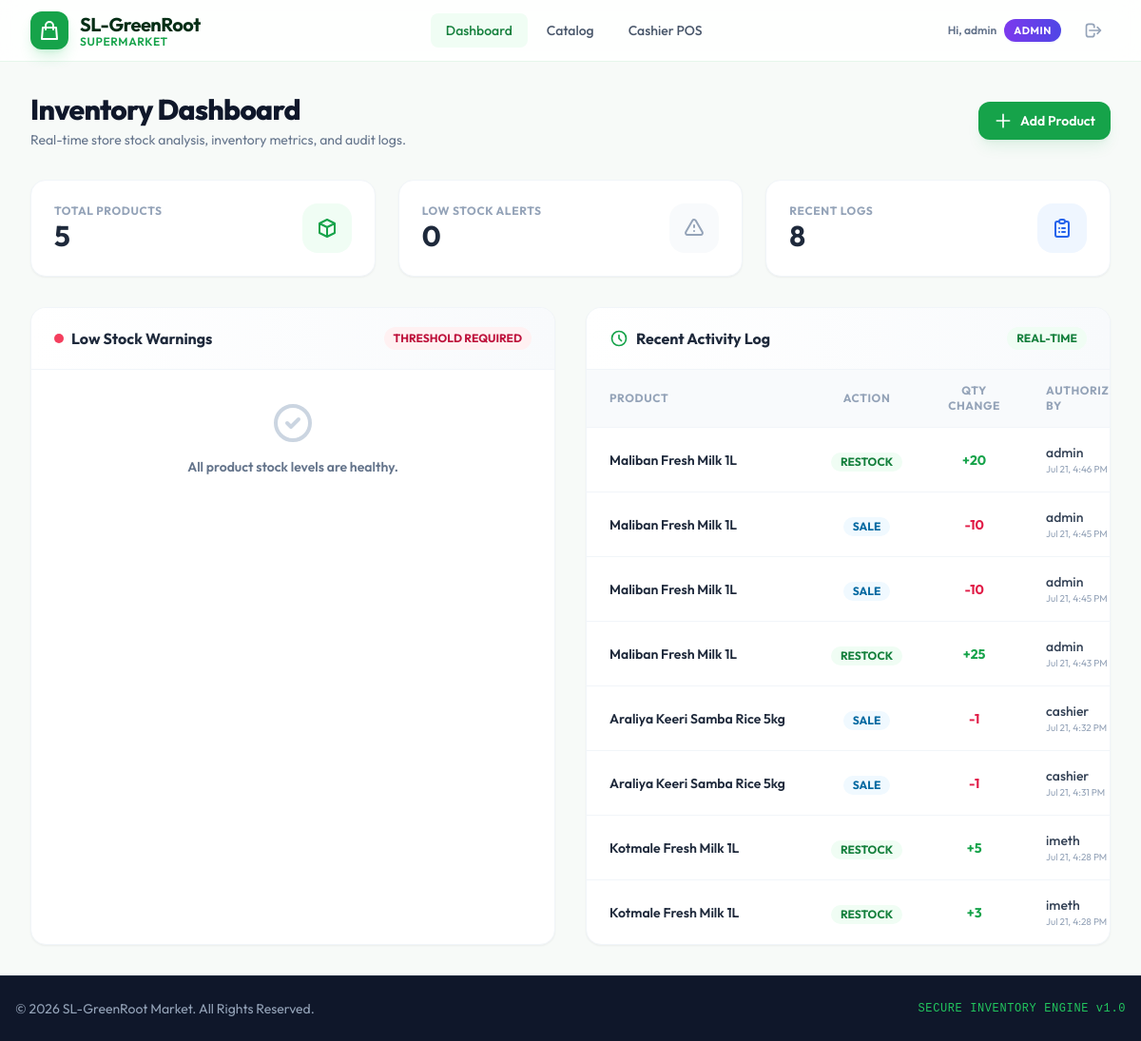
The app's page / (signed in), older data.
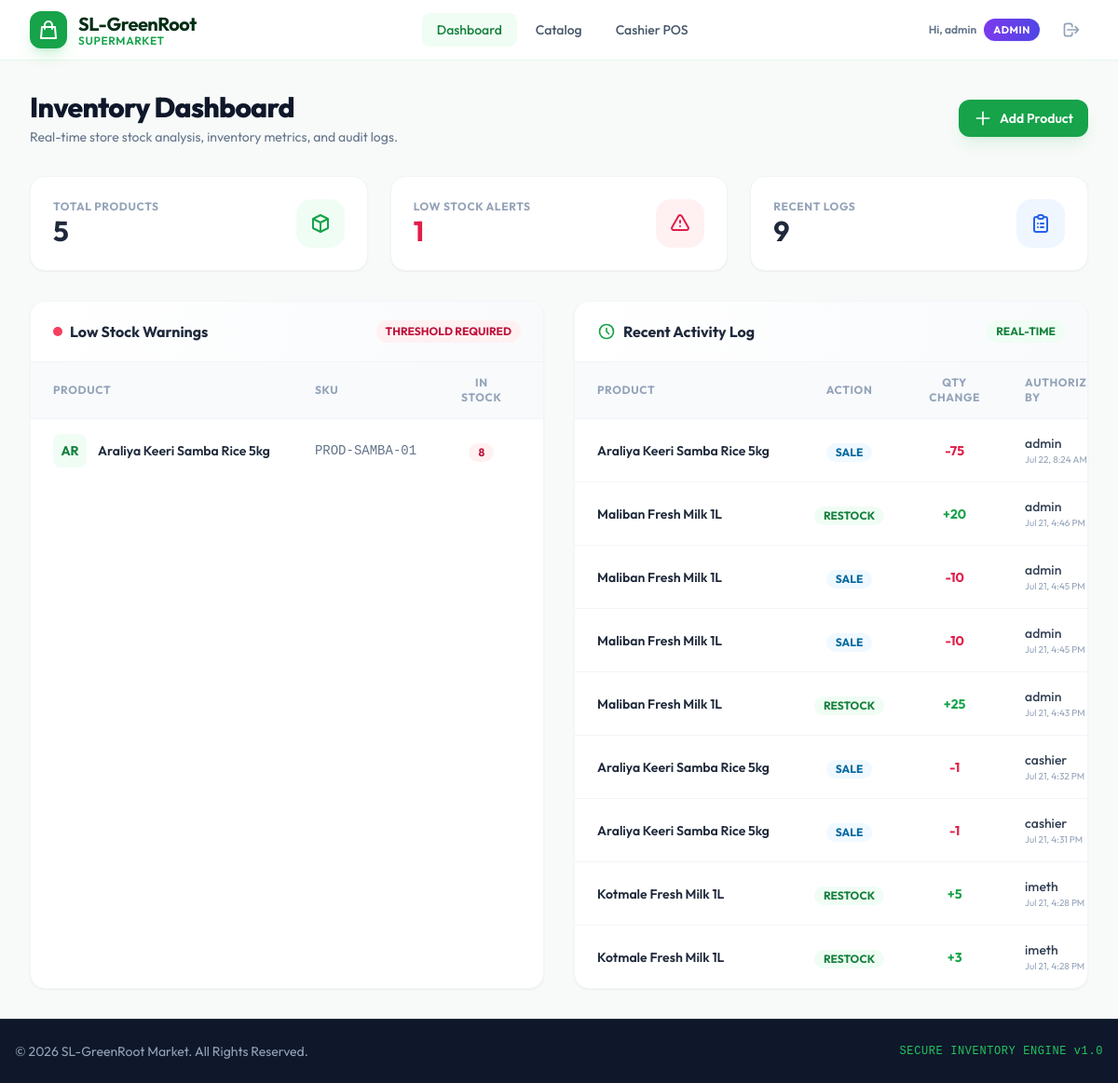
The same page, newer data.
### inventory/models.py (models this page shows, shortened)
class StockTransaction(models.Model):
    TRANSACTION_TYPES = [
        ('RESTOCK', 'Restock'),
        ('SALE', 'Sale'),
        ('ADJUSTMENT', 'Adjustment'),
    ]
    product = models.ForeignKey(Product, on_delete=models.CASCADE, related_name='transactions')
    performed_by = models.ForeignKey(User, on_delete=models.CASCADE, related_name='transactions')
    type = models.CharField(max_length=15, choices=TRANSACTION_TYPES)
    quantity = models.IntegerField(help_text="Positive for additions, negative for reductions.")
    timestamp = models.DateTimeField(auto_now_add=True)

class Product(models.Model):
    sku = models.CharField(max_length=50, unique=True)
    barcode = models.CharField(max_length=100, blank=True, default='')
    name = models.CharField(max_length=200)
    category = models.ForeignKey(Category, on_delete=models.CASCADE, related_name='products')
    unit_price = models.DecimalField(max_digits=10, decimal_places=2)  # In LKR
    quantity_in_stock = models.PositiveIntegerField(default=0)
    reorder_level = models.PositiveIntegerField(default=10)
    supplier_notes_raw = models.TextField(blank=True, help_text="Enter markdown formatted supplier notes.")
    supplier_notes_html = models.TextField(blank=True, editable=False)
    image = models.ImageField(upload_to='products/', blank=True, null=True)

### inventory/utils.py (the view)
    def _wrapped_view(request, *args, **kwargs):
        if not request.user.is_authenticated:
            return redirect('login')
        if (request.user.is_superuser or
            request.user.groups.filter(name__in=['Cashier', 'Manager']).exists()):
            return view_func(request, *args, **kwargs)
        raise PermissionDenied

### inventory/utils.py (called while the page is built)
def cashier_or_manager_required(view_func):
    def _wrapped_view(request, *args, **kwargs):
        if not request.user.is_authenticated:
            return redirect('login')
        if (request.user.is_superuser or
            request.user.groups.filter(name__in=['Cashier', 'Manager']).exists()):
            return view_func(request, *args, **kwargs)
        raise PermissionDenied
    return _wrapped_view

### inventory/views.py (called while the page is built)
@cashier_or_manager_required
def dashboard(request):
    total_products = Product.objects.count()
    low_stock_products = Product.objects.filter(quantity_in_stock__lte=models.F('reorder_level'))
    total_low_stock = low_stock_products.count()
    recent_transactions = StockTransaction.objects.select_related('product', 'performed_by').order_by('-timestamp')[:10]
    context = {
        'total_products': total_products,
        'total_low_stock': total_low_stock,
        'low_stock_products': low_stock_products[:10], # show top 10 low stock
        'recent_transactions': recent_transactions,
    }
    return render(request, 'inventory/dashboard.html', context)

### inventory/templates/inventory/dashboard.html (shortened to what the changed rows need)
{% extends 'inventory/base.html' %}
{% block content %}
<div class="space-y-8 animate-fade-in">
    <div class="flex flex-col md:flex-row md:items-center md:justify-between space-y-4 md:space-y-0">
        <div>
            <h1 class="text-3xl font-extrabold tracking-tight text-slate-900">Inventory Dashboard</h1>
        </div>
    </div>
    <div class="grid grid-cols-1 md:grid-cols-3 gap-6">
        <div class="bg-white p-6 rounded-2xl border border-slate-100 shadow-sm flex items-center justify-between transition hover:shadow-md hover:scale-[1.01] duration-200">
            <div class="space-y-2">
                <span class="text-xs font-bold text-slate-400 uppercase tracking-wider block">Low Stock Alerts</span>
                <span class="text-3xl font-bold {% if total_low_stock > 0 %}text-rose-600{% else %}text-slate-800{% endif %}">
                    {{ total_low_stock }}
                </span>
            </div>
            <div class="p-3.5 {% if total_low_stock > 0 %}bg-rose-50 text-rose-600{% else %}bg-slate-50 text-slate-400{% endif %} rounded-2xl">
                <svg class="h-6 w-6" fill="none" stroke="currentColor" viewBox="0 0 24 24">
                    <path stroke-linecap="round" stroke-linejoin="round" stroke-width="2" d="M12 9v2m0 4h.01m-6.938 4h13.856c1.54 0 2.502-1.667 1.732-3L13.732 4c-.77-1.333-2.694-1.333-3.464 0L3.34 16c-.77 1.333.192 3 1.732 3z"/>
                </svg>
            </div>
        </div>
        <div class="bg-white p-6 rounded-2xl border border-slate-100 shadow-sm flex items-center justify-between transition hover:shadow-md hover:scale-[1.01] duration-200">
            <div class="space-y-2">
                <span class="text-xs font-bold text-slate-400 uppercase tracking-wider block">Recent Logs</span>
                <span class="text-3xl font-bold text-slate-800">{{ recent_transactions|length }}</span>
            </div>
        </div>
    </div>
    <div class="grid grid-cols-1 lg:grid-cols-2 gap-8">
        <div class="bg-white rounded-2xl border border-slate-100 shadow-sm overflow-hidden flex flex-col">
            <div class="overflow-x-auto flex-grow">
                {% if low_stock_products %}
                    <table class="min-w-full divide-y divide-slate-100">
                        <thead class="bg-slate-50">
                            <tr>
                                <th class="px-6 py-3.5 text-left text-xs font-bold text-slate-400 uppercase tracking-wider">Product</th>
                                <th class="px-6 py-3.5 text-left text-xs font-bold text-slate-400 uppercase tracking-wider">SKU</th>
                                <th class="px-6 py-3.5 text-center text-xs font-bold text-slate-400 uppercase tracking-wider">In Stock</th>
                                <th class="px-6 py-3.5 text-center text-xs font-bold text-slate-400 uppercase tracking-wider">Reorder Level</th>
                            </tr>
                        </thead>
                        <tbody class="divide-y divide-slate-100">
                            {% for p in low_stock_products %}
                                <tr class="hover:bg-slate-50 transition duration-150">
                                    <td class="px-6 py-4 whitespace-nowrap">
                                        <div class="flex items-center space-x-3">
                                            {% if p.image %}
                                                <img class="h-9 w-9 rounded-lg object-cover ring-2 ring-slate-100" src="{{ p.image.url }}" alt="{{ p.name }}">
                                            {% else %}
                                                <div class="h-9 w-9 rounded-lg bg-emerald-50 text-emerald-700 flex items-center justify-center font-bold text-sm">
                                                    {{ p.name|slice:":2"|upper }}
                                                </div>
                                            {% endif %}
                                            <span class="text-sm font-semibold text-slate-800">{{ p.name }}</span>
                                        </div>
                                    </td>
                                    <td class="px-6 py-4 whitespace-nowrap text-sm text-slate-500 font-mono">{{ p.sku }}</td>
                                    <td class="px-6 py-4 whitespace-nowrap text-center">
                                        <span class="inline-flex items-center px-2.5 py-0.5 rounded-full text-xs font-bold bg-rose-50 text-rose-700">
                                            {{ p.quantity_in_stock }}
                                        </span>
                                    </td>
                                    <td class="px-6 py-4 whitespace-nowrap text-center text-sm font-medium text-slate-600">{{ p.reorder_level }}</td>
                                </tr>
                            {% endfor %}
                        </tbody>
                    </table>
                {% else %}
                    <div class="p-8 text-center text-slate-400">
                        <svg class="h-12 w-12 mx-auto text-slate-300 mb-3" fill="none" stroke="currentColor" viewBox="0 0 24 24">
                            <path stroke-linecap="round" stroke-linejoin="round" stroke-width="2" d="M9 12l2 2 4-4m6 2a9 9 0 11-18 0 9 9 0 0118 0z"/>
                        </svg>
                        <p class="text-sm font-semibold text-slate-500">All product stock levels are healthy.</p>
                    </div>
                {% endif %}
            </div>
        </div>
        <div class="bg-white rounded-2xl border border-slate-100 shadow-sm overflow-hidden flex flex-col">
            <div class="overflow-x-auto flex-grow">
                {% if recent_transactions %}
                    <table class="min-w-full divide-y divide-slate-100">
                        <thead class="bg-slate-50">
                            <tr>
                                <th class="px-6 py-3.5 text-left text-xs font-bold text-slate-400 uppercase tracking-wider">Product</th>
                                <th class="px-6 py-3.5 text-center text-xs font-bold text-slate-400 uppercase tracking-wider">Action</th>
                                <th class="px-6 py-3.5 text-center text-xs font-bold text-slate-400 uppercase tracking-wider">Qty Change</th>
                                <th class="px-6 py-3.5 text-left text-xs font-bold text-slate-400 uppercase tracking-wider">Authorized By</th>
                            </tr>
                        </thead>
                        <tbody class="divide-y divide-slate-100">
                            {% for tx in recent_transactions %}
                                <tr class="hover:bg-slate-50 transition duration-150">
                                    <td class="px-6 py-4 whitespace-nowrap text-sm font-semibold text-slate-800">{{ tx.product.name }}</td>
                                    <td class="px-6 py-4 whitespace-nowrap text-center">
                                        {% if tx.type == 'RESTOCK' %}
                                            <span class="inline-flex items-center px-2.5 py-0.5 rounded-full text-xs font-bold bg-emerald-50 text-emerald-700">
                                                RESTOCK
                                            </span>
                                        {% elif tx.type == 'SALE' %}
                                            <span class="inline-flex items-center px-2.5 py-0.5 rounded-full text-xs font-bold bg-sky-50 text-sky-700">
                                                SALE
                                            </span>
                                        {% else %}
                                            <span class="inline-flex items-center px-2.5 py-0.5 rounded-full text-xs font-bold bg-amber-50 text-amber-700">
                                                ADJUSTMENT
                                            </span>
                                        {% endif %}
                                    </td>
                                    <td class="px-6 py-4 whitespace-nowrap text-center text-sm font-bold {% if tx.quantity > 0 %}text-emerald-600{% else %}text-rose-600{% endif %}">
                                        {% if tx.quantity > 0 %}+{% endif %}{{ tx.quantity }}
                                    </td>
                                    <td class="px-6 py-4 whitespace-nowrap">
                                        <div class="text-sm font-medium text-slate-700">{{ tx.performed_by.username }}</div>
                                        <div class="text-[10px] text-slate-400">{{ tx.timestamp|date:"M d, g:i A" }}</div>
                                    </td>
                                </tr>
                            {% endfor %}
                        </tbody>
                    </table>
                {% endif %}
            </div>
        </div>
    </div>
</div>
{% endblock %}

Row changes from the older to the newer data that the page shows:
now on this page (row edited): Product: name "AR", name "Araliya Keeri Samba Rice 5kg", sku "PROD-SAMBA-01", quantity_in_stock "8"
added StockTransaction: product.name "Araliya Keeri Samba Rice 5kg", type "SALE", quantity "-75", performed_by.username "admin", timestamp "Jul 22, 8:24 AM"
Text that changed along with them:
{{ total_low_stock }}: "0" → "1"
{{ recent_transactions|length }}: "8" → "9"
text no longer shown: "All product stock levels are healthy."
text now shown: "PRODUCT SKU IN STOCK"
